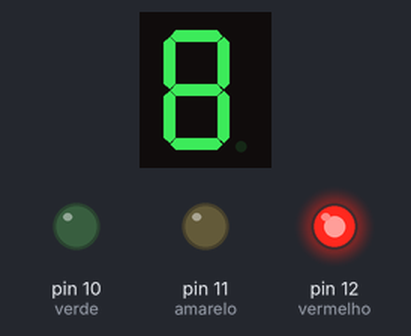
Bench run of a sketch on a simulated Arduino Uno, built with avr-gcc and run on an emulated ATmega328P. Parts: 1-digit seven-segment display, output pins drawn as LEDs (lit = HIGH). Wiring (inferred from the names in the program): 1-digit 7-segment display, segments lit when LOW: segments pin 2, pin 3, pin 4, pin 5, pin 6, pin 8, pin 9. The segment pins are drawn as the display they are named for; pins used as bus, display or sensor lines are not drawn.

Above: at 0.1 s.
At 1.1 s:
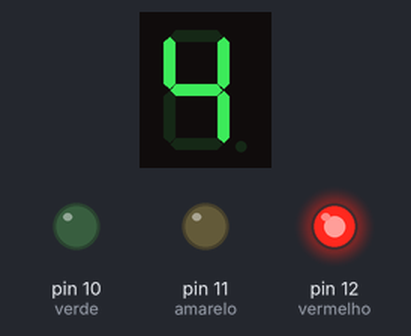
At 3.1 s:
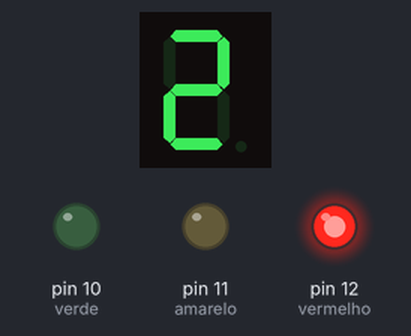
At 6.1 s:
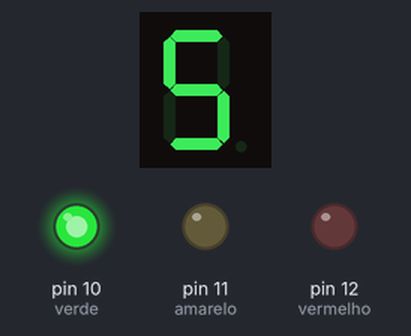
At 9.1 s:
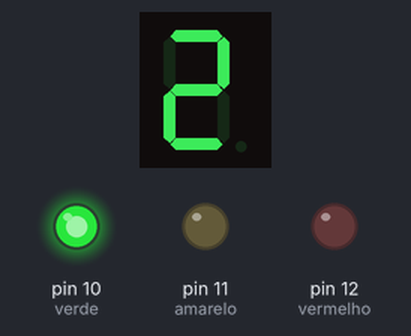
At 12.1 s:
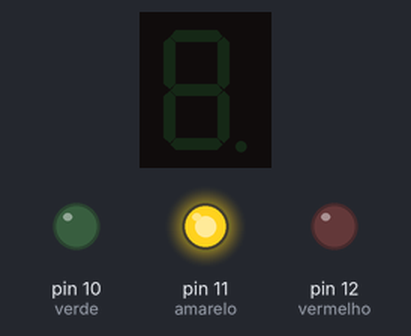
Timing chart, 0 to 35.5 s (numbered marks = the images above):
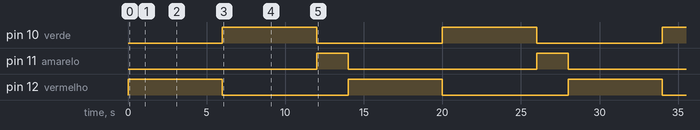

The sketch:

Semforocomcontadordigitalregressivo.ino
```cpp
// (licence header left out)
// Seven segment display
int a = 2;
int b = 3;
int c = 4;
int d = 5;
int e = 6;
int f = 8;
int g = 9;

// Semáforo
int vermelho = 12;
int amarelo = 11;
int verde = 10;

// Acende segmento baseado no dígito
void displayDigit(int digit) {
  // a
  if (digit != 1 && digit != 4) {
    digitalWrite(a, LOW);
  }

  // b
  if (digit != 5 && digit != 6) {
    digitalWrite(b, LOW);
  }

  // c
  if (digit != 2) {
    digitalWrite(c, LOW);
  }

  // d
  if (digit != 1 && digit != 4 && digit != 7) {
    digitalWrite(d, LOW);
  }

  // e
  if (digit == 2 || digit == 6 || digit == 8 || digit == 0) {
    digitalWrite(e, LOW);
  }

  // f
  if (digit != 1 && digit != 2 && digit != 3 && digit != 7) {
    digitalWrite(f, LOW);
  }

  // g
  if (digit != 0 && digit != 1 && digit != 7) {
    digitalWrite(g, LOW);
  }
}

// Apaga todos segmentos
void turnOff() {
  digitalWrite(a, HIGH);
  digitalWrite(b, HIGH);
  digitalWrite(c, HIGH);
  digitalWrite(d, HIGH);
  digitalWrite(e, HIGH);
  digitalWrite(f, HIGH);
  digitalWrite(g, HIGH);
}

void setup() {
  pinMode(a, OUTPUT);
  pinMode(b, OUTPUT);
  pinMode(c, OUTPUT);
  pinMode(d, OUTPUT);
  pinMode(e, OUTPUT);
  pinMode(f, OUTPUT);
  pinMode(g, OUTPUT);
  pinMode(vermelho, OUTPUT);
  pinMode(amarelo, OUTPUT);
  pinMode(verde, OUTPUT);
}

void loop() {
  // Acende led vermelho
  digitalWrite(vermelho, HIGH);

  // Contador de 5 segundos
  for (int i = 5; i >= 0; i--) {
    displayDigit(i);
    delay(1000);
    turnOff();
  }

  // Apaga led vermelho
  digitalWrite(vermelho, LOW);

  // Acende led verde
  digitalWrite(verde, HIGH);

  // Contador de 5 segundos
  for (int i = 5; i >= 0; i--) {
    displayDigit(i);
    delay(1000);
    turnOff();
  }

  // Apaga led verde
  digitalWrite(verde, LOW);

  // Acende led amarelo
  digitalWrite(amarelo, HIGH);

  // Delay de 2 segundos
  delay(2000);

  // Apaga led amarelo
  digitalWrite(amarelo, LOW);
}
```

Measured:
- by itself, pin 10 (verde), pin 12 (vermelho): alternates HIGH for 6.0 s and LOW for 8.0 s
- by itself, pin 11 (amarelo): alternates HIGH for 2.0 s and LOW for 12.0 s
- by itself, everything shown: repeats every 14.0 s, in 14 steps
- what the display in image 1 shows lasts 1.0 s, from 1.0 s to 2.0 s
